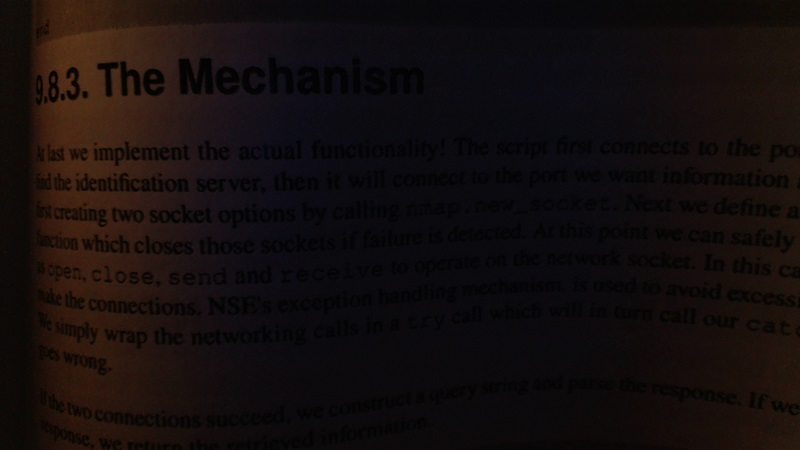
#> input picture sentdex-opencv/bookpage.jpg, 800 x 450 px
$ python thresholding_06.py
#> lines starting #> are read from the running program, lines starting #| are printed output that depends on the picture; after the words box and inside, x2 and y2 are one past the last pixel; in counts of white or black regions, pixels touching at a corner belong together
import numpy as np
import cv2

img = cv2.imread('bookpage.jpg')
#> img is the input picture: shape (450, 800, 3); mean B, G, R 13.4, 13.6, 20.3

retval, threshold = cv2.threshold(img, 12, 255, cv2.THRESH_BINARY)
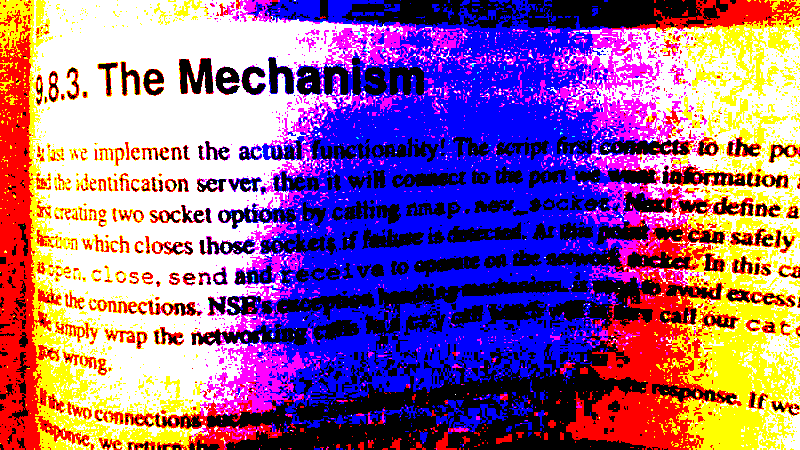
#> threshold: shape (450, 800, 3); mean B, G, R 146.4, 98.4, 147.2

grayscaled = cv2.cvtColor(img, cv2.COLOR_BGR2GRAY)
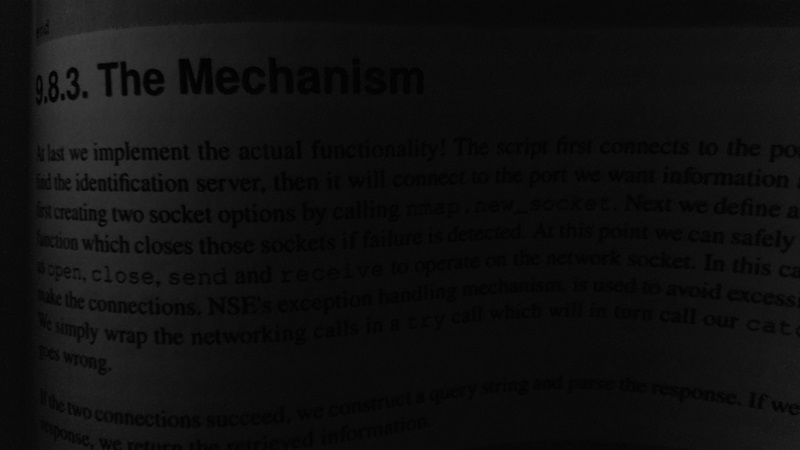
#> grayscaled: shape (450, 800); min 0, max 64, mean 15.6
retval2, threshold2 = cv2.threshold(grayscaled, 12, 255, cv2.THRESH_BINARY)
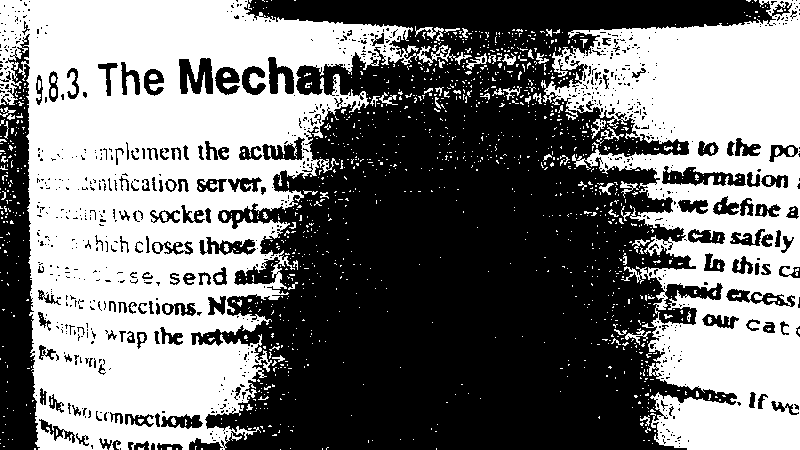
#> threshold2: shape (450, 800); 47.3% white; 1332 white regions (1245 under 20 px), largest, box (x1, y1, x2, y2) and area: (0, 0, 472, 450) 102496, (541, 0, 800, 450) 60163, (415, 26, 444, 41) 156
gaus = cv2.adaptiveThreshold(grayscaled, 255, cv2.ADAPTIVE_THRESH_GAUSSIAN_C, cv2.THRESH_BINARY, 115, 1)
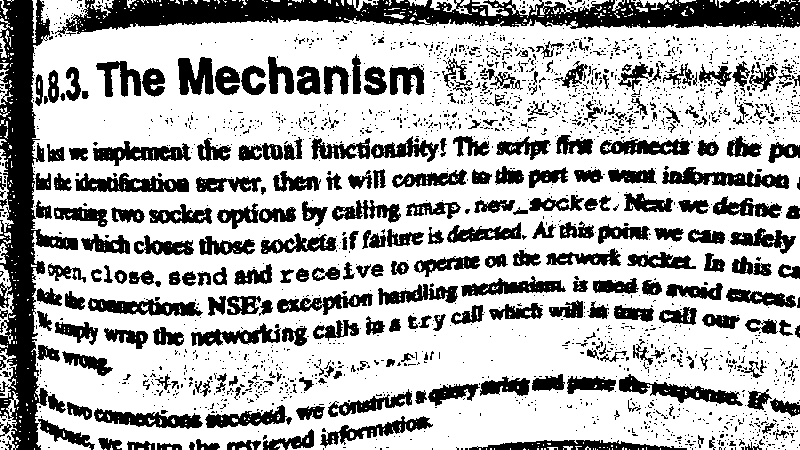
#> gaus: shape (450, 800); 69.3% white; 2145 black regions (1865 under 20 px), largest, box (x1, y1, x2, y2) and area: (55, 0, 800, 37) 14872, (0, 0, 78, 450) 13658, (662, 167, 789, 189) 1363
retval3, otsu = cv2.threshold(grayscaled, 125, 255, cv2.THRESH_BINARY+cv2.THRESH_OTSU)
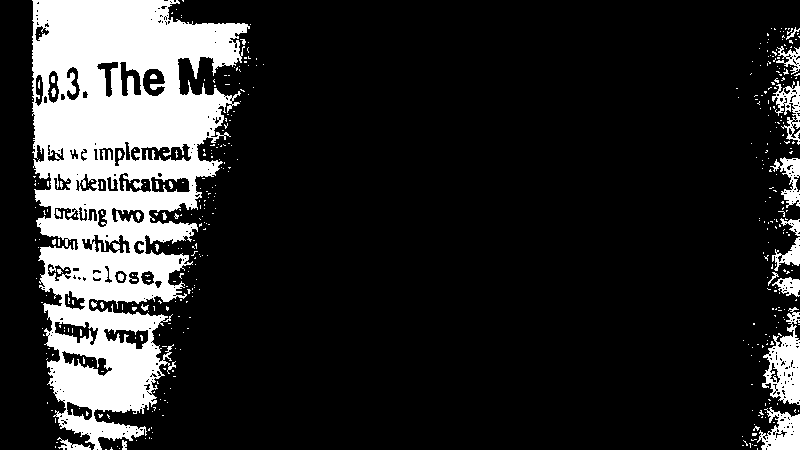
#> otsu: shape (450, 800); 16.5% white; 428 white regions (399 under 20 px), largest, box (x1, y1, x2, y2) and area: (32, 0, 250, 450) 51813, (762, 307, 800, 405) 1926, (757, 407, 800, 450) 1111
#> retval3 = 22

cv2.imshow('original', img)
cv2.imshow('threshold', threshold)
cv2.imshow('grayscaled', grayscaled)
cv2.imshow('threshold2', threshold2)
cv2.imshow('gaus',gaus)
cv2.imshow('otsu',otsu)
cv2.waitKey(0)
cv2.destroyAllWindows()

$ run again, with sentdex-opencv/opencv-template-matching-python-tutorial.jpg copied over sentdex-opencv/bookpage.jpg
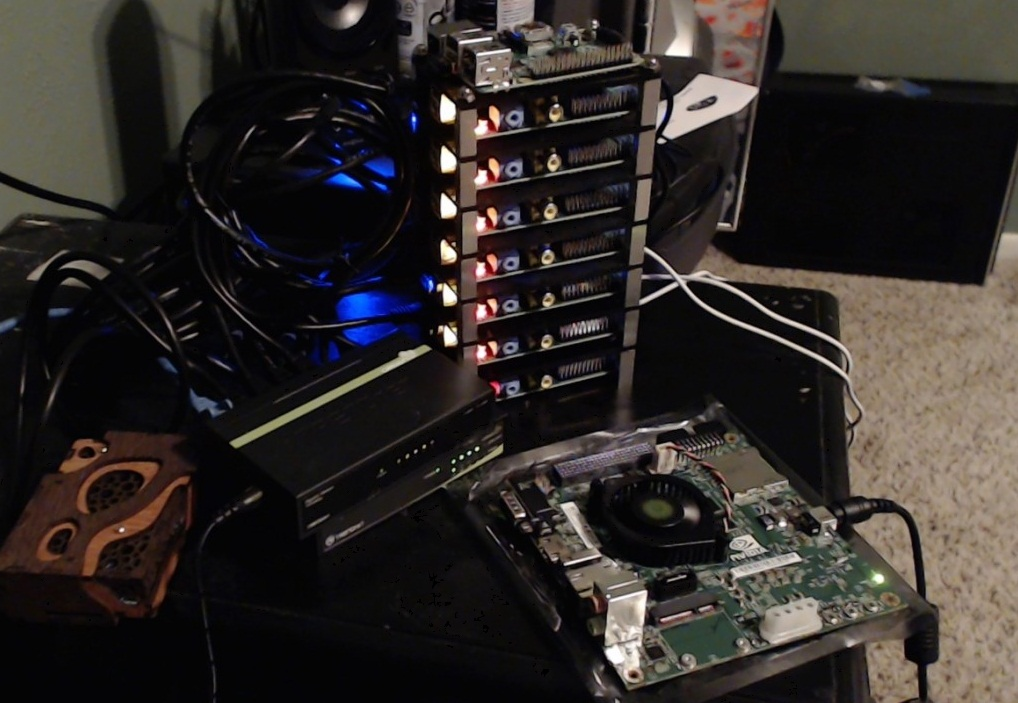
#> input picture sentdex-opencv/opencv-template-matching-python-tutorial.jpg, 1018 x 703 px
#> img is the input picture: shape (703, 1018, 3); mean B, G, R 40.7, 43.2, 48.1
#> `retval2, threshold2 = cv2.threshold(grayscaled, 12, 255, cv2.THRESH_BI..`:
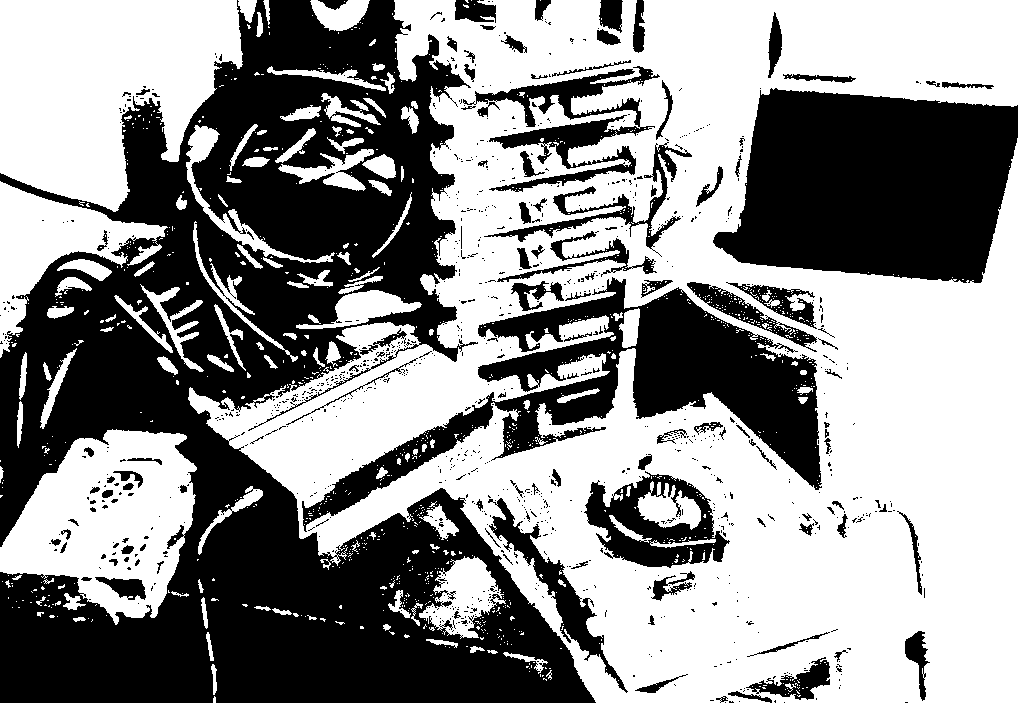
#> threshold2: shape (703, 1018); 55.7% white; 959 black regions (842 under 20 px), largest, box (x1, y1, x2, y2) and area: (0, 0, 596, 703) 194626, (713, 88, 1018, 283) 45828, (302, 277, 822, 532) 34946
#> gaus: shape (703, 1018); 40.3% white; 1171 white regions (868 under 20 px), largest, box (x1, y1, x2, y2) and area: (625, 141, 1018, 703) 47867, (196, 486, 560, 703) 21452, (0, 0, 125, 210) 18753
#> `retval3, otsu = cv2.threshold(grayscaled, 125, 255, cv2.THRESH_BINARY+..`:
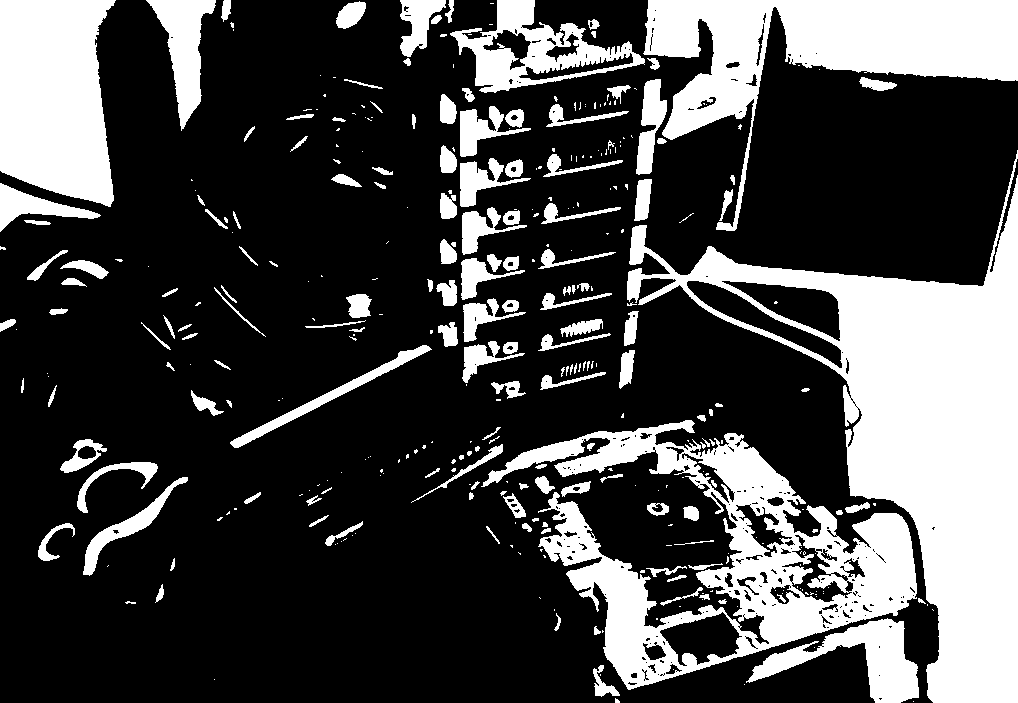
#> otsu: shape (703, 1018); 28.2% white; 362 white regions (205 under 20 px), largest, box (x1, y1, x2, y2) and area: (627, 150, 1018, 703) 65132, (481, 420, 917, 690) 36393, (643, 0, 1018, 231) 28868
#> retval3 = 66
